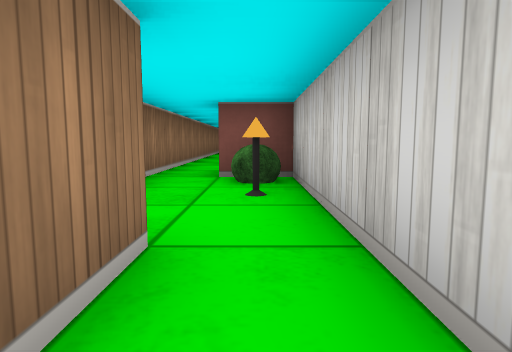
View 1 (above)

20 first-person views from a walk through a cub3D ray-caster map. The camera is about half as high as the walls, tilts 6° down and sees 75° across. The floor is counted in squares. Each view is taken from the middle of a square. On the plan, view 1 faces up. The plan holds only what a view shows up to about 9 squares ahead; the rest is blank.

View 2
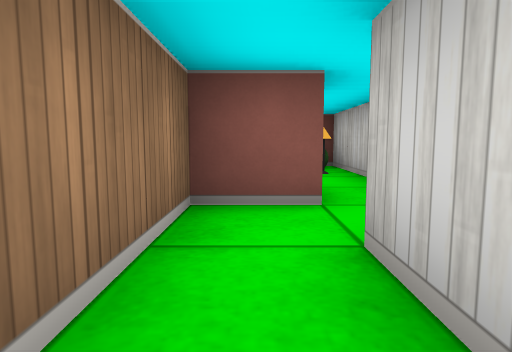

View 3
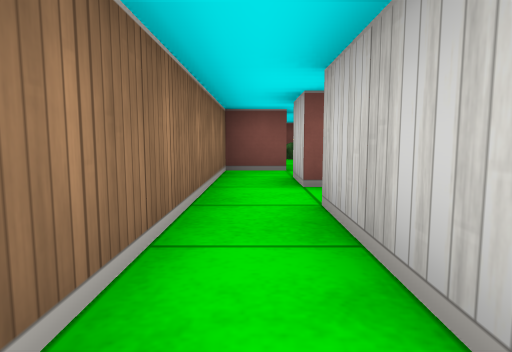

View 4
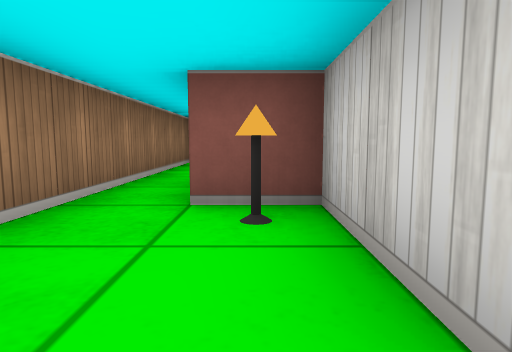

View 5
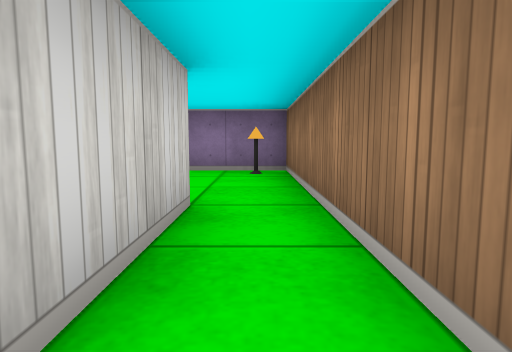

View 6
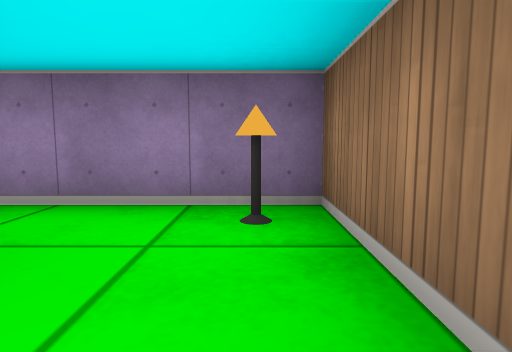

View 7
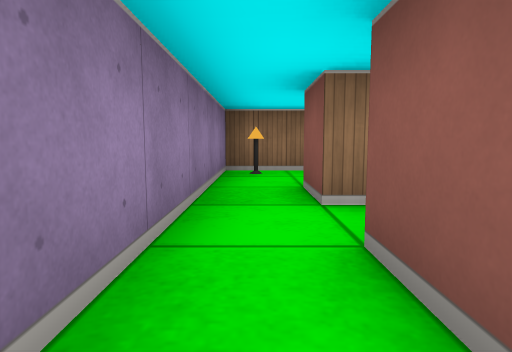

View 8
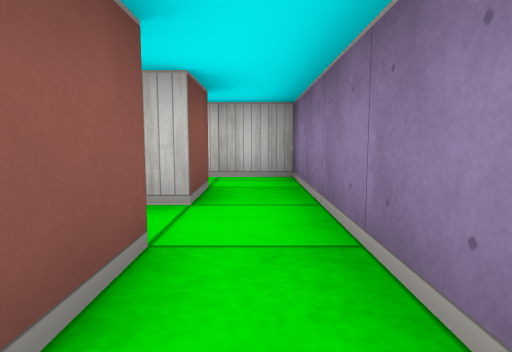

View 9
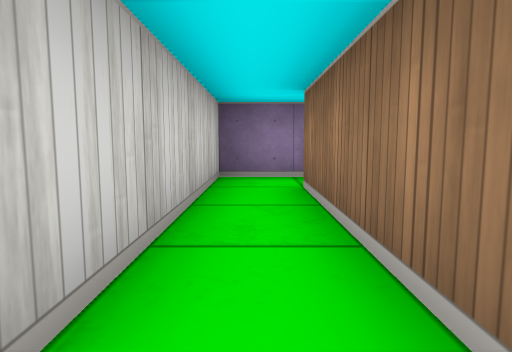

View 10
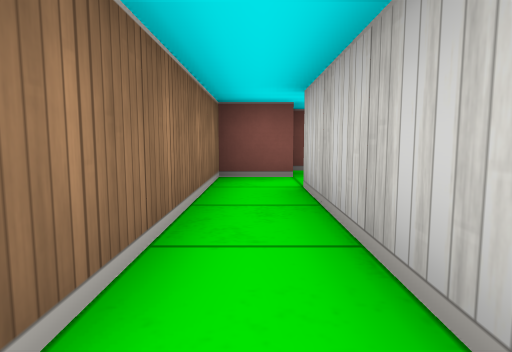

View 11
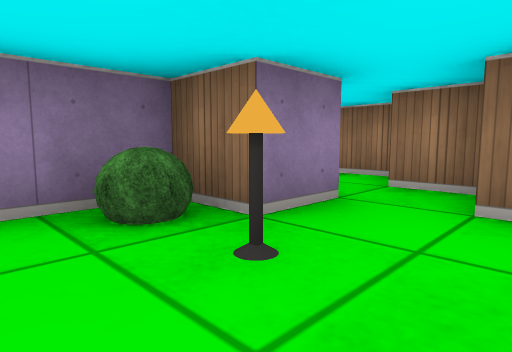

View 12
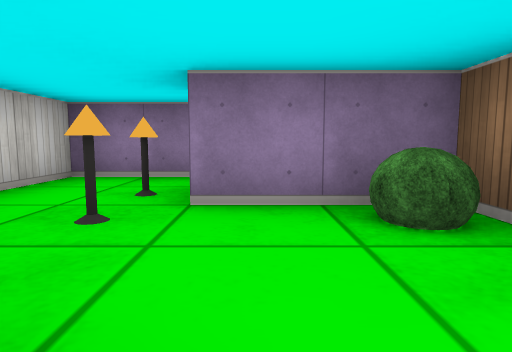

View 13
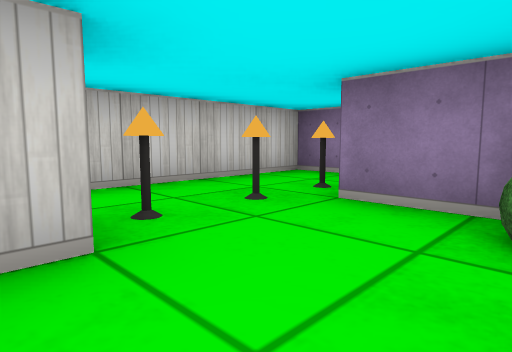

View 14
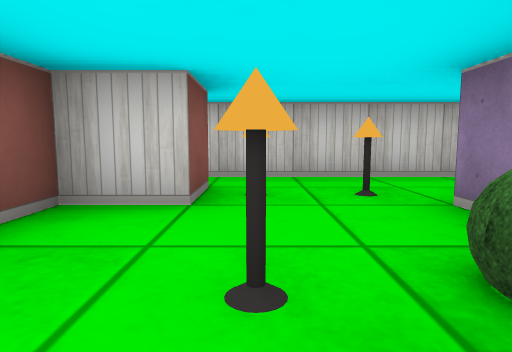

View 15
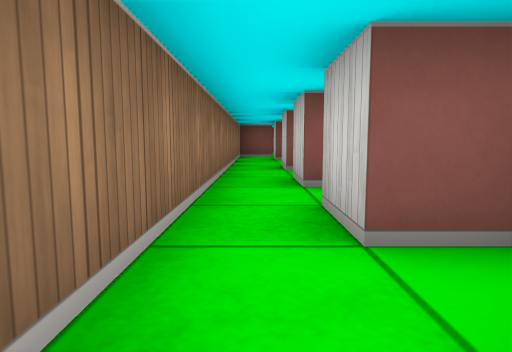

View 16
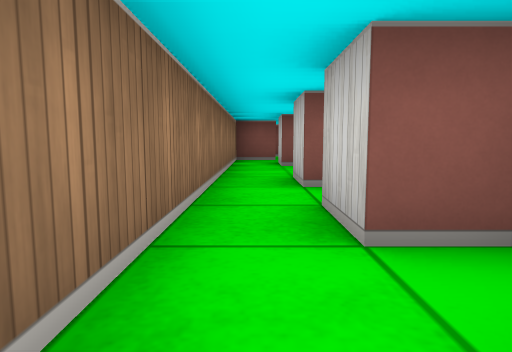

View 17
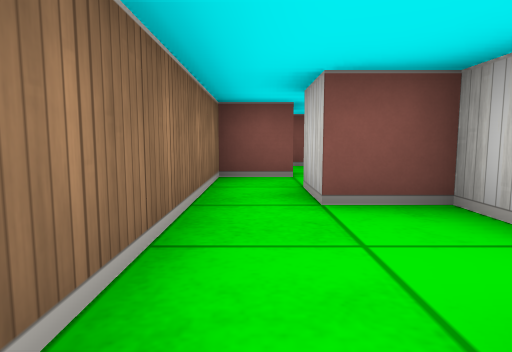

View 18
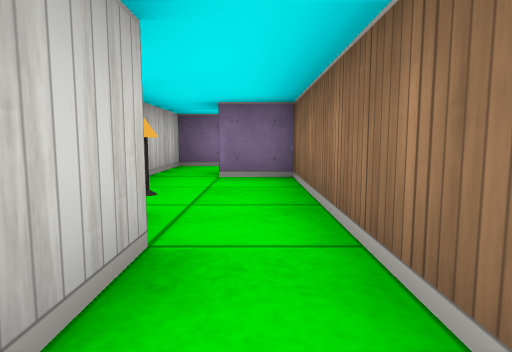

View 19
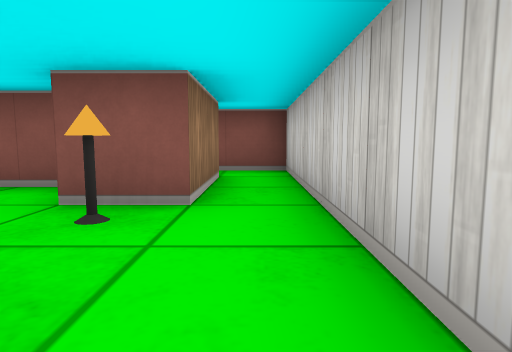

View 20
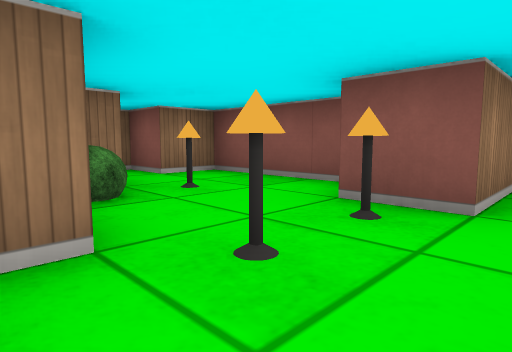

### Floor plan
Points are (right, up) in squares from view 1. A wall is a line through its corners. A room is listed if a view was taken in it or the views show most of it. See-through windows are left out.
Room 1 (views 1, 2, 5)
walls: (-0.5, -1.5) (-0.5, -0.5) (0.5, -0.5) (0.5, 0.5); (-0.5, 0.5) (-1.5, 0.5) (-1.5, -2.5)
ways out: opening at (-1, -3) to room 2; opening at (0, 0) to room 6
Room 2 (views 3, 4, 6, 8)
walls: (1.5, -6.5) (0.5, -6.5) (0.5, -4.5) (-0.5, -4.5) (-0.5, -2.5); (3.5, -6.5) (2.5, -6.5) (2.5, -6.1); (-1.5, -2.5) (-1.5, -7.5) (3.5, -7.5)
ways out: opening at (-1, -3) to room 1; opening at (3, -7) to room 3
objects: torch (-1, -7); torch (0, -5)
Room 3 (views 7, 10)
walls: (3.5, -3.5) (3.5, -6.5); (3.5, -7.5) (4.5, -7.5) (4.5, -3.5)
ways out: opening at (3, -7) to room 2; opening at (4, -4) to room 4
Room 4 (views 9, 14)
walls: (5.4, -2.5) (6.5, -2.5); (5.5, -1.5) (4.5, -1.5) (4.5, -2.5) (3.5, -2.5) (3.5, -3.5)
ways out: opening at (4, -4) to room 3; opening at (6, -2) to room 5
Room 5 (views 11, 12, 13, 19, 20)
walls: (6.5, -2.5) (6.5, -3.5) (8.5, -3.5) (8.5, -3.9); (9.5, 0.5) (9.5, -1.5) (8.5, -1.5) (8.5, -0.5) (5.5, -0.5) (5.5, -1.5); (10.5, -4.5) (10.5, 0.5)
ways out: opening at (6, -2) to room 4; opening at (9.5, -4) to room 9; opening at (10, -0.5) to room 10
objects: bush (7, -3); torch (7, -2); torch (9, -4); torch (9, -3); torch (9, -2)
Room 6 (view 15)
walls: (-1.5, 5.5) (-1.5, 1.5) (-0.5, 1.5) (-0.5, 0.5); (0.5, 0.5) (0.5, 4.5) (-0.5, 4.5) (-0.5, 5.5)
ways out: opening at (0, 0) to room 1; opening at (-1, 5) to room 7
objects: torch (0, 3); bush (0, 4)
Room 7 (views 16, 18)
walls: (0.2, 6.5) (-0.5, 6.5) (-0.5, 7.5); (0.2, 8.5) (-0.5, 8.5) (-0.5, 9.5); (-1.5, 9.5) (-1.5, 5.5)
ways out: opening at (-1, 5) to room 6; opening at (-1, 9) to room 8
Room 8 (view 17)
walls: (0.5, 12.9) (0.5, 13.5) (-0.5, 13.5) (-0.5, 14.5); (-0.5, 10.5) (-0.5, 11.5); (-1.5, 14.5) (-1.5, 9.5)
ways out: opening at (-1, 9) to room 7; opening at (-1, 14)
Room 9 (no view inside)
walls: (8.9, -5.5) (10.5, -5.5) (10.5, -4.5)
ways out: opening at (9.5, -4) to room 5
Room 10 (no view inside)
walls: (10.5, 0.5) (10.5, 1.5) (9.4, 1.5)
ways out: opening at (10, -0.5) to room 5; opening at (9, 1)

Positions as (right, up) in squares from view 1, and headings:
1: (0, 0), facing up
2: (-1, -2), facing up
3: (-1, -5), facing up
4: (0, -7), facing up
5: (-1, -2), facing down
6: (-1, -5), facing down
7: (4, -7), facing left
8: (0, -7), facing right
9: (4, -3), facing down
10: (4, -7), facing up
11: (8, -1), facing down-left
12: (8, -1), facing down
13: (7, -1), facing down-right
14: (6, -2), facing right
15: (-1, 5), facing up
16: (-1, 7), facing up
17: (-1, 11), facing up
18: (-1, 6), facing down
19: (10, -4), facing up
20: (10, -4), facing up-left
